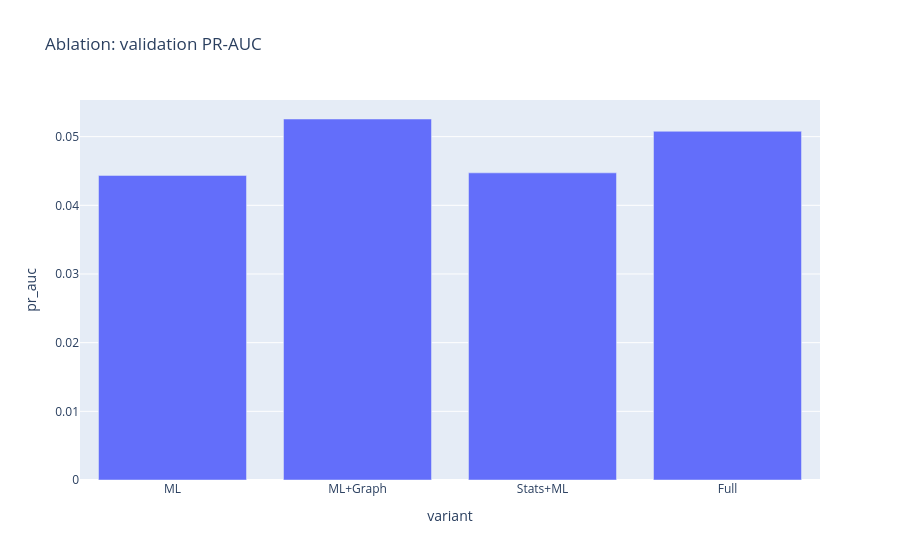

Notebook code for this chart:
### Markdown cell above
## 2. Ablation table

### Code cell
from scipy.stats import rankdata
components=["stat_score","iforest_score","lof_score","graph_score"]
for c in components: Xv[c+"_rank"]=rankdata(Xv[c])/len(Xv)
candidates={"ML":(0,.65,.35,0),"ML+Graph":(0,.50,.25,.25),"Stats+ML":(.20,.50,.30,0),"Full":(.15,.45,.20,.20)}
rows=[]
for name,w in candidates.items():
 s=sum(a*Xv[c+"_rank"].values for a,c in zip(w,components));
 m=ranking_metrics(Xv['class'],s); 
 m["variant"]=name; rows.append(m)


display(pd.DataFrame(rows).sort_values("pr_auc",ascending=False)); 
px.bar(pd.DataFrame(rows),x="variant",y="pr_auc",title="Ablation: validation PR-AUC").show()

### Figure 1 — Plotly figure (JSON) as saved in the notebook; plotly's stock layout.template omitted (floating-point values rounded to 4 significant figures)
{"data": [{"hovertemplate": "variant=%{x}<br>pr_auc=%{y}<extra></extra>", "legendgroup": "", "marker": {"color": "#636efa", "pattern": {"shape": ""}}, "name": "", "orientation": "v", "showlegend": false, "textposition": "auto", "type": "bar", "x": ["ML", "ML+Graph", "Stats+ML", "Full"], "xaxis": "x", "y": [0.04435, 0.05257, 0.04473, 0.05078], "yaxis": "y"}], "layout": {"barmode": "relative", "legend": {"tracegroupgap": 0}, "title": {"text": "Ablation: validation PR-AUC"}, "xaxis": {"anchor": "y", "domain": [0, 1], "title": {"text": "variant"}}, "yaxis": {"anchor": "x", "domain": [0, 1], "title": {"text": "pr_auc"}}}}
